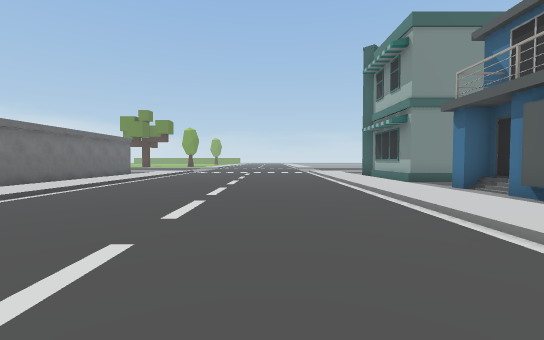
View 1 (above)

24 first-person views from a walk through a 3-D level made in the Unity game engine. The camera is 1.4 m above the floor, tilts 2° down and sees 90° across. The floor is counted in squares, 2 m on a side. Each view is taken from the middle of a square. On the plan, view 1 faces up. The plan holds only what a view shows up to about 9 squares ahead; the rest is blank. The place goes on beyond the plan. The player character is not drawn.

View 2
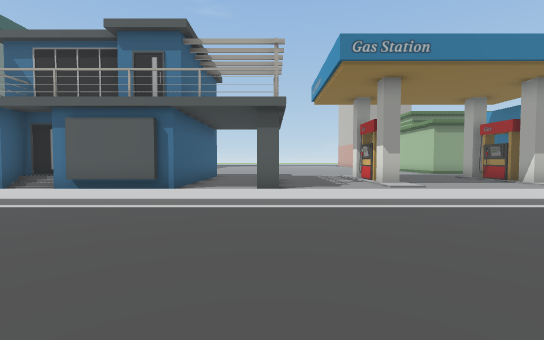

View 3
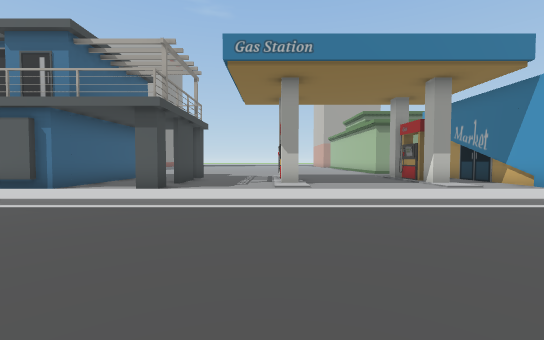

View 4
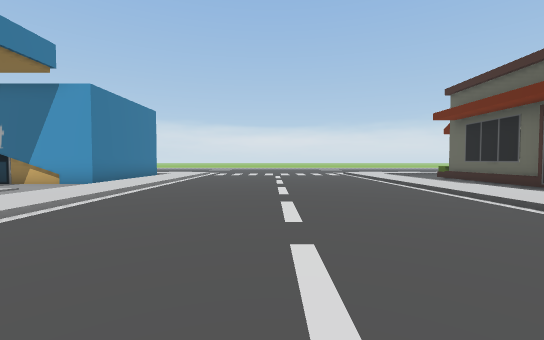

View 5
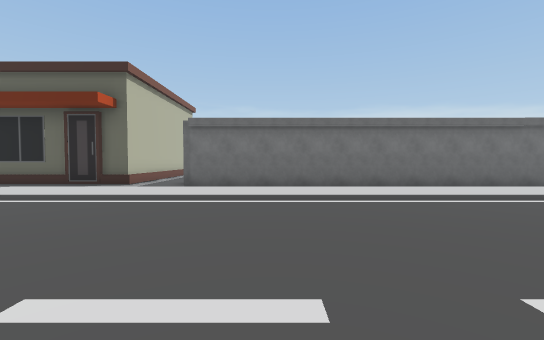

View 6
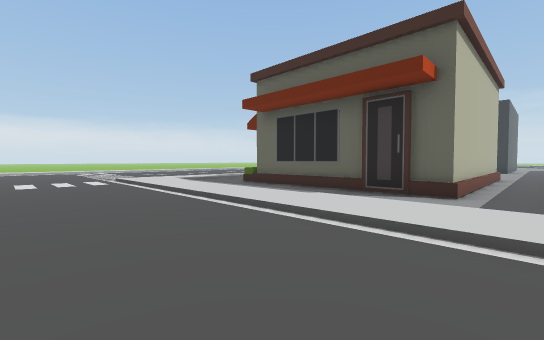

View 7
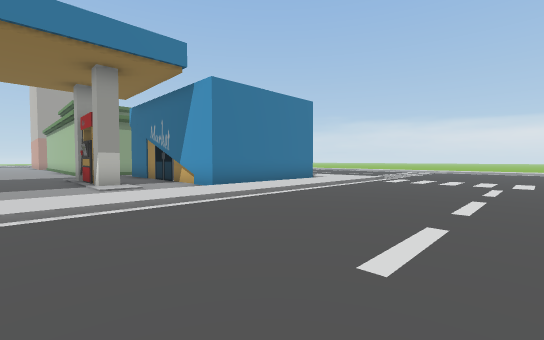

View 8
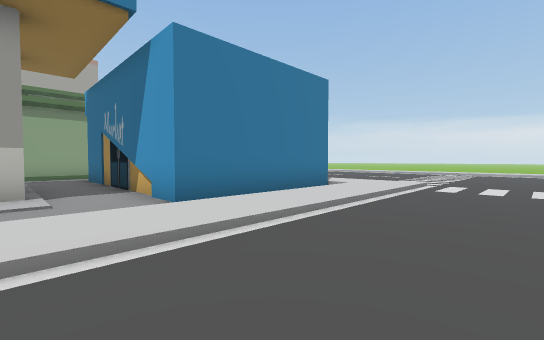

View 9
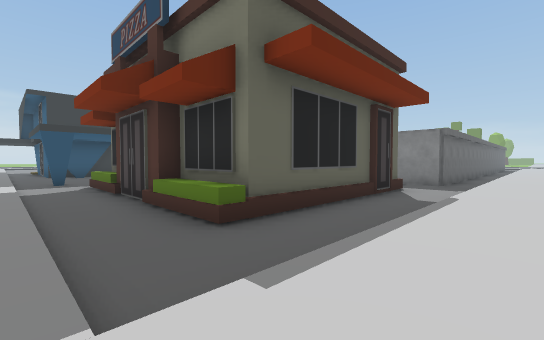

View 10
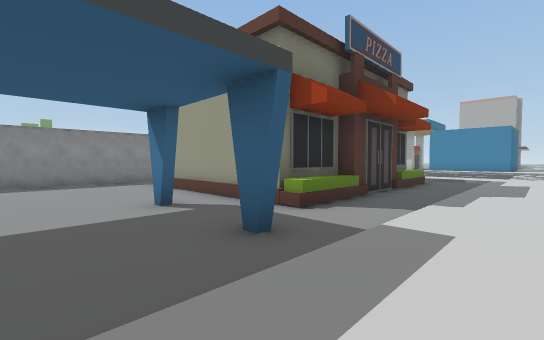

View 11
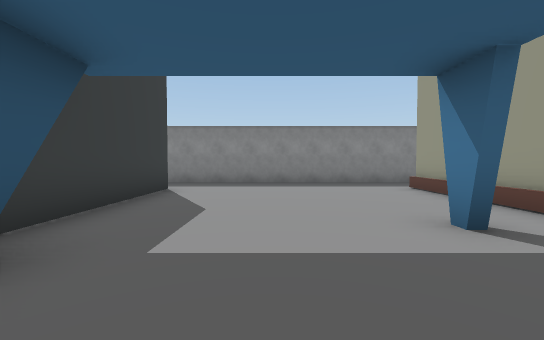

View 12
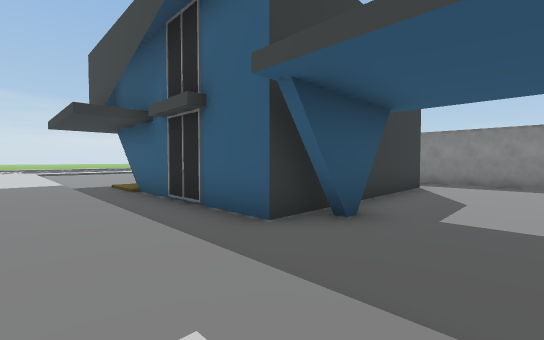

View 13
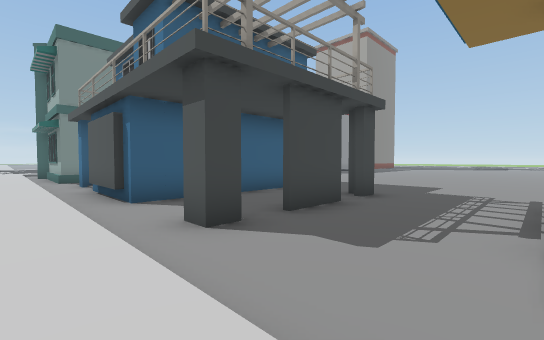

View 14
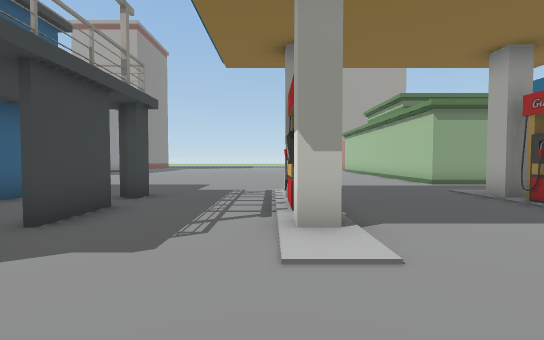

View 15
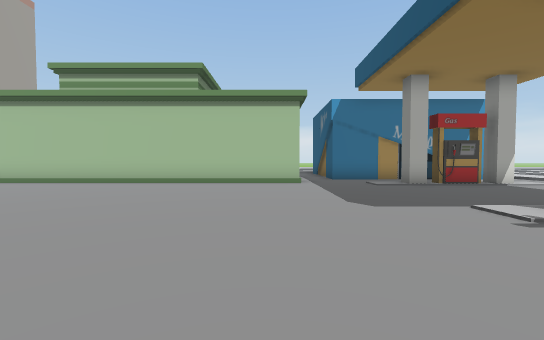

View 16
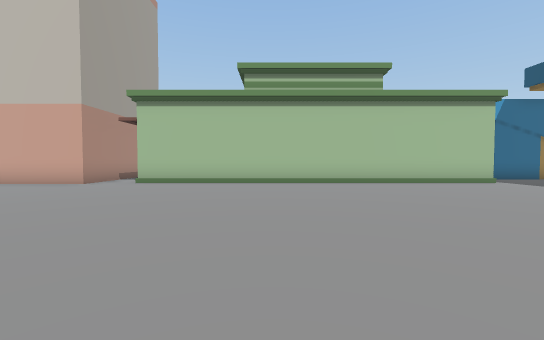

View 17
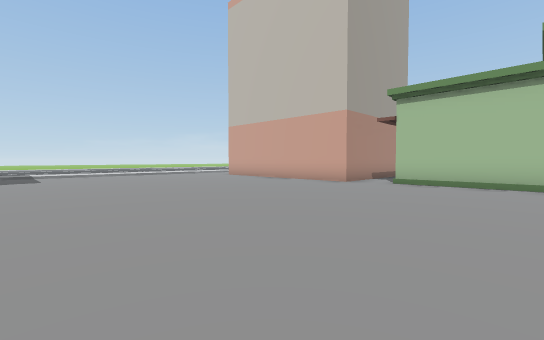

View 18
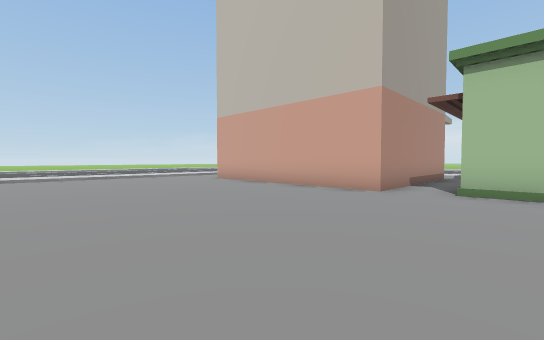

View 19
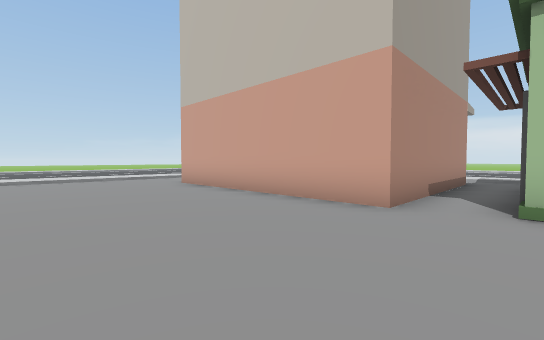

View 20
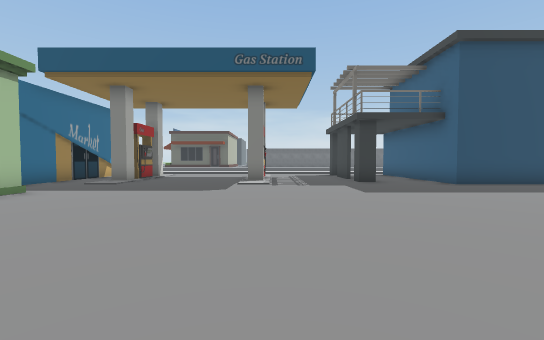

View 21
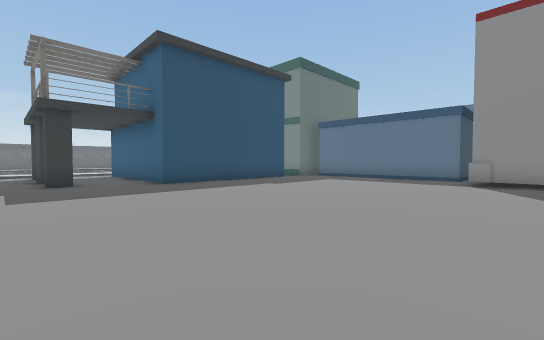

View 22
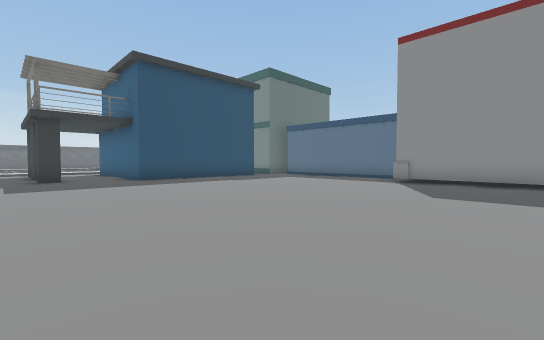

View 23
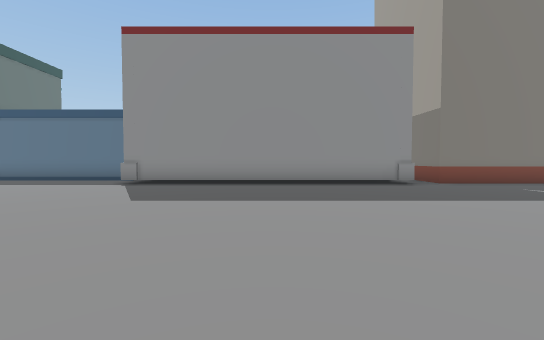

View 24
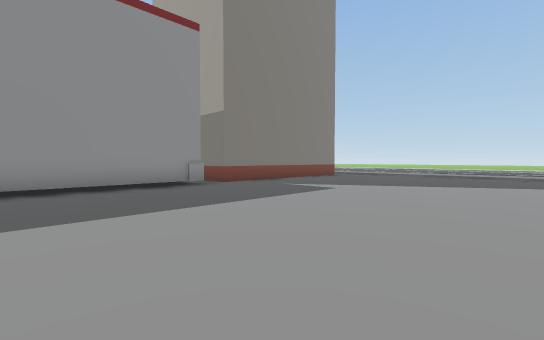

### Floor plan
Key: @ floor where view 1 was taken; # wall or solid block; x gap in a wall; . main floor; : floor 0.25 m higher than the main floor; / step, stairs or slope; B building.
Columns run from 22 left of view 1 to 28 right of it. Each row starts with its distance up from view 1.
  9                #::.......: BBB     ....         BBB
  8                #::.......:..       ....#########...
  7                #::.......:.##      ................
  6                 ::.......:./#     .................
  5                  :.......:.##   #..................
  4                #  .......:.#    #..................
  3                #:  ......:.######..................
  2                #::  .....:.........................
  1                #::.  ....:.........................
  0                #::....@..:.#x#.#...................
 -1                #::.......:.........................
 -2                #::.......:.........................
 -3                #::.......:.........................
 -4                #::.......:...x##...................
 -5  #########    ##::.......:.........................
 -6  ...............::.......:.........................
 -7  .......BBBBBBB.::.......:.........................
 -8  #......B     B.::.......:...###...............BBBB
 -9  #......B     B.::.......:........BBBBBBBBBBBB.B
-10  #......B     B.::.......:.######.B          B.B
-11  #....#.B     B.::.......:.#                 B.B
-12  ##.....B     B.::.......:.#                 B.B
-13 ###.....BBBBBBB.::.......:.#                 B.B
-14 ......#.........::.......:.#                  ..
-15 ::::::::::::::::::.......::
-16 ::::::::::::::::: .......::

Where each view was taken, in squares from view 1:
view 1: 0 up, 0 right, facing up
view 2: 0 up, 2 left, facing right
view 3: 3 down, 2 left, facing right
view 4: 2 down, 1 left, facing down
view 5: 3 down, 0 right, facing left
view 6: 6 down, 2 left, facing down-left
view 7: 6 down, 2 left, facing down-right
view 8: 8 down, 0 right, facing down-right
view 9: 15 down, 5 left, facing up-left
view 10: 16 down, 18 left, facing up-right
view 11: 14 down, 18 left, facing up
view 12: 16 down, 18 left, facing up-left
view 13: 3 down, 3 right, facing up-right
view 14: 3 down, 3 right, facing right
view 15: 0 up, 13 right, facing down
view 16: 0 up, 19 right, facing down
view 17: 0 up, 20 right, facing down-right
view 18: 2 down, 22 right, facing down-right
view 19: 4 down, 23 right, facing down-right
view 20: 3 down, 18 right, facing left
view 21: 1 down, 18 right, facing up-left
view 22: 1 down, 20 right, facing up-left
view 23: 0 up, 21 right, facing up
view 24: 1 up, 21 right, facing up-right
